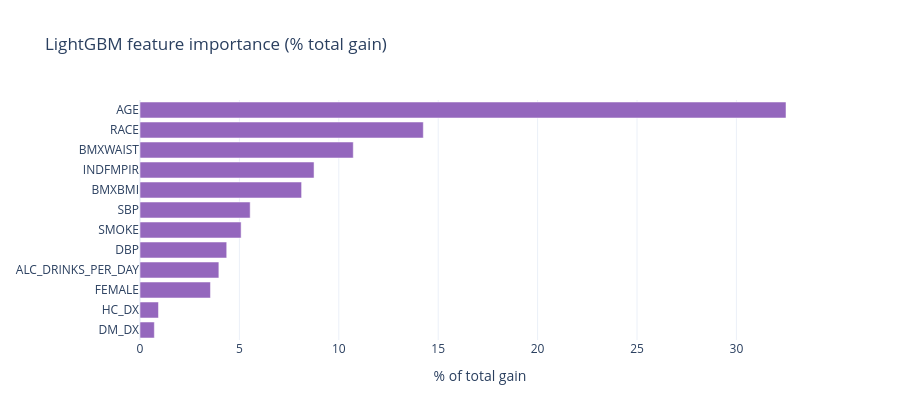

Source (notebook cell):
### Markdown cell above
## Figure 5 — Feature importance

### Code cell
topfi = fi.head(12).iloc[::-1]
fig5 = go.Figure(go.Bar(x=topfi['gain_pct'], y=topfi['feature'], orientation='h',
                         marker_color='#9467bd'))
fig5.update_layout(title='LightGBM feature importance (% total gain)',
                   xaxis_title='% of total gain', height=420,
                   margin=dict(l=140))
fig5.show()

### Figure 1 — Plotly figure (JSON) as saved in the notebook; plotly's stock layout.template omitted (floating-point values rounded to 4 significant figures)
{"data": [{"marker": {"color": "#9467bd"}, "orientation": "h", "type": "bar", "x": [0.722, 0.9291, 3.544, 3.967, 4.362, 5.087, 5.542, 8.129, 8.755, 10.73, 14.25, 32.5], "y": ["DM_DX", "HC_DX", "FEMALE", "ALC_DRINKS_PER_DAY", "DBP", "SMOKE", "SBP", "BMXBMI", "INDFMPIR", "BMXWAIST", "RACE", "AGE"]}], "layout": {"height": 420, "margin": {"l": 140}, "title": {"text": "LightGBM feature importance (% total gain)"}, "xaxis": {"title": {"text": "% of total gain"}}}}
